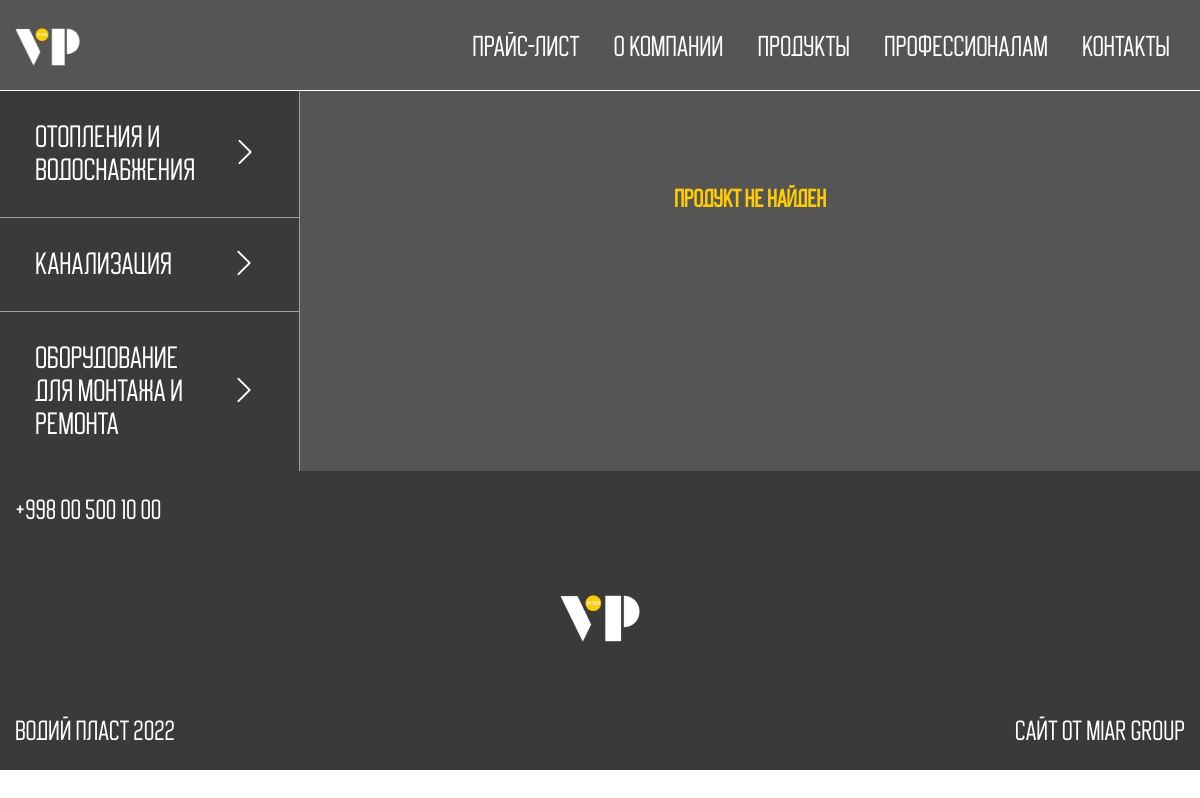
Page /categories/ on the committed database.
### main/models.py (models this page shows, shortened)
class ProductCategory1(models.Model):
    name = models.CharField("Mahsulot bosh kategoriyasi", max_length=150)
    short = models.CharField("Qisqa nomi", max_length=100)
    imgon = models.ImageField("Mahsulot rasmi #1", upload_to="images/product categories/")
    imgunder = models.ImageField("Mahsulot rasmi #2", upload_to="images/product categories/")
    imgmobile = models.ImageField("Mahsulot rasmi telefo'nda", upload_to="images/product categories/")
    date = models.DateField(auto_now_add=True)
    class Meta:
        verbose_name = "Product Category1"
        verbose_name_plural = "Product Categories1"

### main/views.py (the view, shortened to what this page needs)
# urls.py: path('categories/', categories, name="categories"),
def categories(request):
    to = 0
    tocategory2 = 0
    procuct_categories1 = ProductCategory1.objects.all()
    procuct_categories2 = ProductCategory2.objects.select_related("bind").all()
    products = Product.objects.select_related("bind").all()
    procuct_categories3 = None
    context = {
        "product_categories1": procuct_categories1,
        "procuct_categories2": procuct_categories2,
        "to": int(to),
        "procuct_categories3": procuct_categories3,
        "tocategory2": tocategory2,
        "products": products,
    }
    return render(request, 'categories.html', context)

### templates/categories.html (shortened to what this page needs)
{% extends 'base/base.html' %}
{% block main %}
    <header class="header_dcm" id="header">
		{% include 'nav/nav.html' %}
	</header>
	<main class="main_dcm">
		<section>
			<div class="container_dcm">
				<div class="dcm_left_menu">
					{% for category in product_categories1 %}
					{% if to == category.id %}
					<div class="categories_dcm_block categories_page checked_categories" data-id="{{category.id}}" onclick="checked(this)">
						<p>{{category.name}}</p>
						<p class="rotater">
							<i class="bi bi-chevron-right"></i>
						</p>
					</div>
					{% else %}
					<div class="categories_dcm_block categories_page" data-id="{{category.id}}" onclick="checked(this)">
						<p>{{category.name}}</p>
						<p class="rotater">
							<i class="bi bi-chevron-right"></i>
						</p>
					</div>
					{% endif %}
					{% endfor %}
				</div>
				<div class="right_documents right_categories">
					<p class="right_documents_title right_categories_title">
					</p>
					<div class="category2_in_categories_block">
						{% if procuct_categories3 %}
							{% for category3 in procuct_categories3 %}
							<div class="category2_in_categories">
							<div class="category2_in_name_length">
								<p>{{category3.name}}</p>
								<p>( {{category3.len}} )</p>
							</div>
							<div class="category2_in_items">
								<ul>
									{% for product in products %}
										{% if category3 == product.bind %}
											{% if product.show %}
												<li>
													<a class="getproduct_single" href="get_product/?productid={{product.id}}" >{{product.name}}</a>
												</li>
											{% endif %}
										{% endif %}
									{% endfor %}
								</ul>
							</div>
						</div>
						{% endfor %}
						{% else %}
						<h1 class='no_result'>продукт не найден</h1>
						{% endif %}
					</div>
				</div>
			</div>
		</section>
	</main>
	<footer class="footer footerpg3" id="footer">
		<div class="container_lg">
			<div class="footer_phone_number">
				<p><a href="tel:998 00 500 10 00">+998 00 500 10 00</a></p>
			</div>
			<div class="footer_logo">
				<a href="{% url 'main:index' %}">
					<img src="/static/images/logo/logo.png" alt="">
				</a>
			</div>
			<div class="footer_group">
				<p>водий пласт 2022</p>
				<p>сайт от MIAR group</p>
			</div>
		</div>
	</footer>
{% endblock %}

### staticfiles/css/index.css (style rules this page uses)
html { scroll-behavior: smooth; }
* { box-sizing: border-box; }
body,header,main,footer,section,div { width:100%; height:auto; }
body,h1,h2,h3,h4,h5,h6,p,section,div { margin:0 ; padding:0; }
main { max-width:100%; overflow: hidden; }
a { color:inherit; text-decoration:none !important; cursor: pointer; }
.container_lg, .container_md, .container_sm, .container_lgf, .container_mdf, .container_smf { width: 100%; padding-left: 15px; padding-right: 15px; margin-left: auto; margin-right: auto; height: auto; }
.footer { background: #555555; padding:2% 0%; color: white; }
.footer_phone_number,.footer_group p { font-family:buyan; font-size:27px; }
.footer_logo { margin:70px 0px; text-align: center; }
.footer_logo a img { width: 80px; }
.footer_group { display: flex; justify-content: space-between; }
.footer_group p { width: auto; }
.footerpg3 { background: #3A3A3A !important; }
.footerpg3 { background: #3A3A3A; }
.main_dcm { padding:0; background:#555555; }
.container_dcm { display: flex; flex-direction: row; }
.dcm_left_menu { max-width:400px; }
.categories_dcm_block { padding-right:40px; display: flex; flex-direction: row; align-items: center; justify-content: space-between; color:rgba(255, 255, 255, 0.5); border-top:1px solid rgba(255, 255, 255, 0.5); border-right:1px solid rgba(255, 255, 255, 0.5); border-bottom:1px solid rgba(255, 255, 255, 0.5); font-size:38px; font-family: buyan; cursor: pointer; background-color: #3A3A3A; transition-property: color, background-color; transition: 0.5s; }
.categories_dcm_block:first-child { border-top: none; }
.categories_dcm_block p:nth-child(1) { padding:40px 65px 40px 65px; }
.right_documents { max-width: calc(100% - 400px); padding: 25px 30px; position:relative; }
.right_documents_title { font-family: buyan; color: white; font-size: 80px; }
.categories_dcm_block p:nth-child(2) { transition-property: transform; transition: 0.5s; }
.categories_page { color: white; border-bottom: none; }
.right_categories_title { color:#FFCC01; padding: 25px 30px; }
.right_categories { padding: 0 !important; }
.category2_in_categories_block { display: flex; flex-direction: row; flex-wrap: wrap; position:relative; min-height:200px; }
.no_result { font-family:buyan; color:#ffcc01; text-align: center; display: block; width:100%; padding:5%; }
@media (max-width: 1300px) { .categories_dcm_block,.document_name p { font-size:30px; } }
@media (max-width: 1300px) { .dcm_left_menu { max-width:300px; } }
@media (max-width: 1300px) { .right_documents { max-width: calc(100% - 300px); padding: 15px 20px; } }
@media (max-width: 1300px) { .categories_dcm_block p:nth-child(1) { padding:30px 35px 30px 35px; } }
@media (max-width: 1300px) { .right_documents_title { font-size:70px; } }
@media (min-width: 576px) { .container_lg { max-width: 720px; } }
@media (min-width: 768px) { .container_lg { max-width: 930px; } }
@media (min-width: 992px) { .container_lg { max-width: 1110px; } }
@media (min-width: 1200px) { .container_lg { max-width: 1300px; } }

### rows in the picture
ProductCategory1: name "Отопления и водоснабжения"
ProductCategory1: name "канализация"
ProductCategory1: name "Оборудование для монтажа и ремонта"
